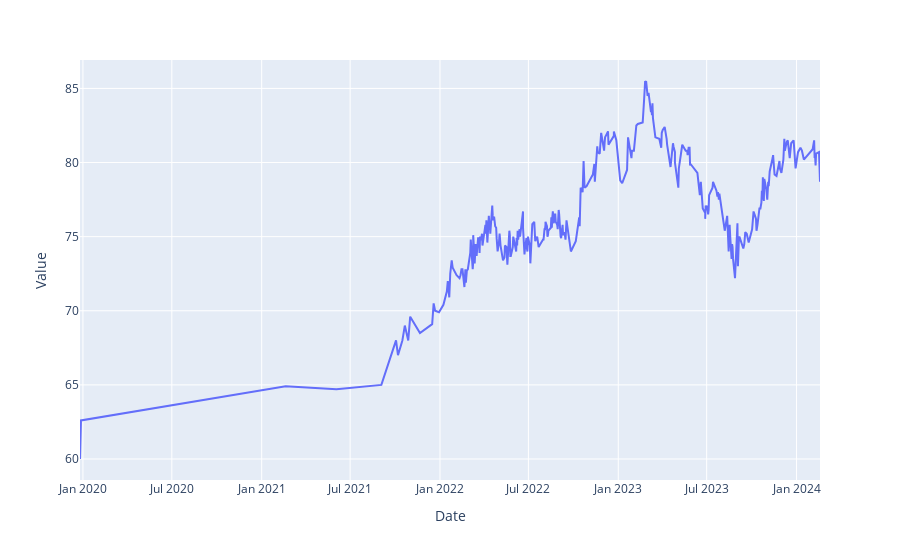

The notebook cell this image was saved under:
### Code cell
fig = px.line(df_weight_cleaned, x='Date', y='Value')
fig

### Figure 1 — Plotly figure (JSON) as saved in the notebook; plotly's stock layout.template omitted (floating-point values rounded to 4 significant figures; data arrays with more than 128 entries replaced by an {"elided": "..."} marker saying what was removed)
{"data": [{"hovertemplate": "Date=%{x}<br>Value=%{y}<extra></extra>", "legendgroup": "", "line": {"color": "#636efa", "dash": "solid"}, "marker": {"symbol": "circle"}, "mode": "lines", "name": "", "orientation": "v", "showlegend": false, "type": "scatter", "x": {"elided": "331 str values"}, "xaxis": "x", "y": {"elided": "331 float values"}, "yaxis": "y"}], "layout": {"legend": {"tracegroupgap": 0}, "margin": {"t": 60}, "xaxis": {"anchor": "y", "domain": [0, 1], "title": {"text": "Date"}}, "yaxis": {"anchor": "x", "domain": [0, 1], "title": {"text": "Value"}}}}
